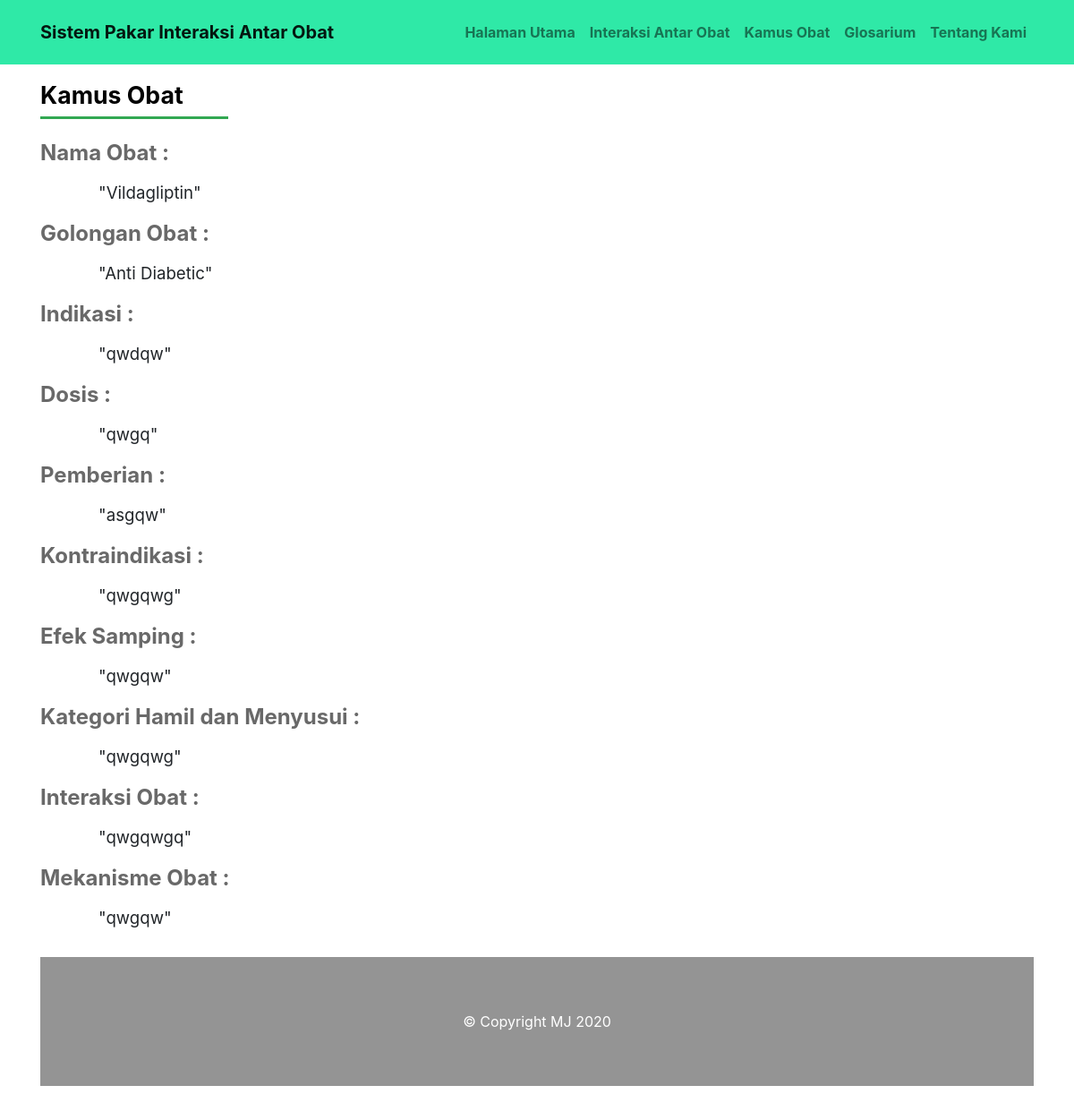
Before: /detil.php?kode_obat=11 with the older database file.
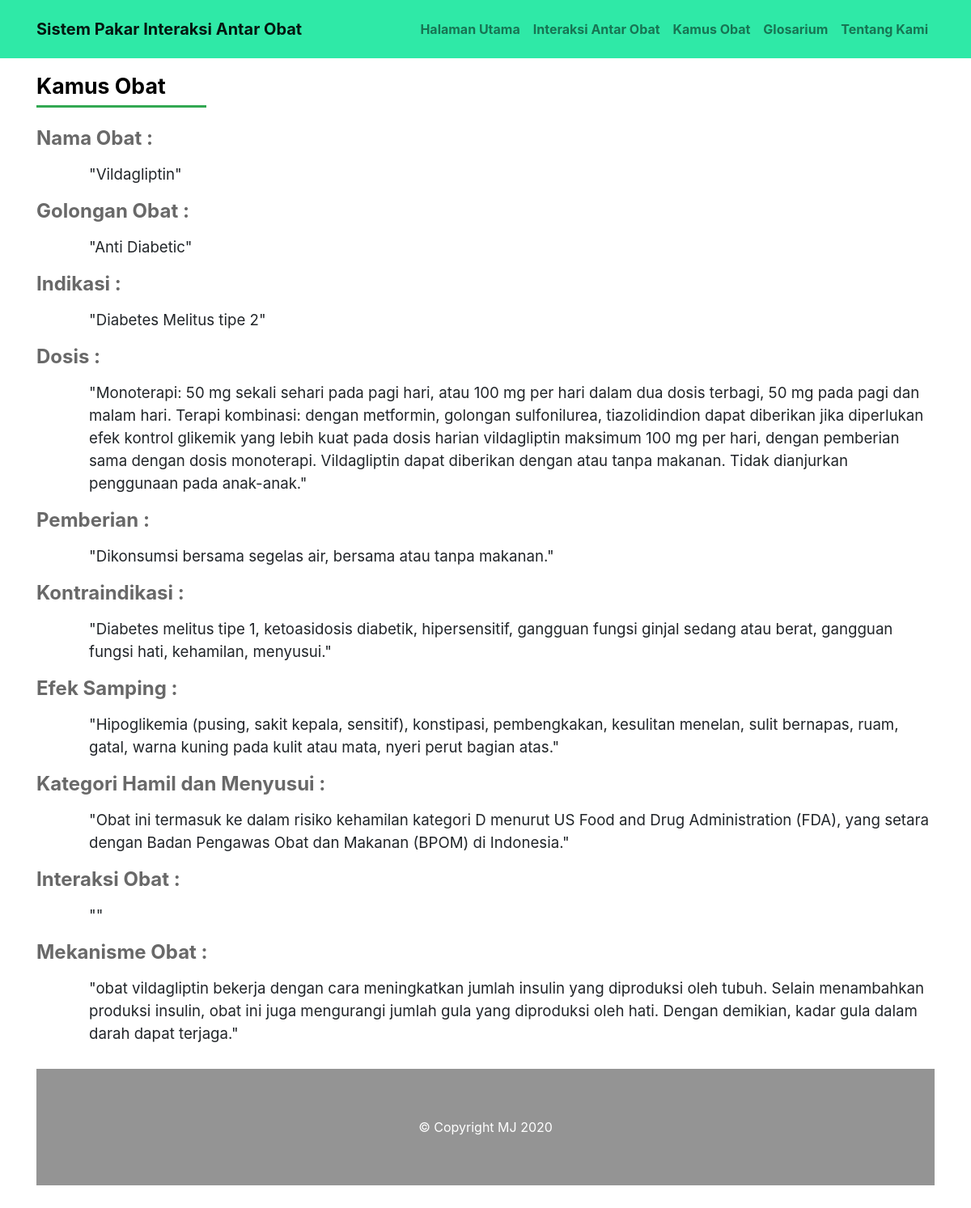
After: the same page with the newer database file.
### tables this page shows
CREATE TABLE `obat` (
  `kode_obat` int(11) NOT NULL,
  `nama_obat` varchar(20) NOT NULL,
  `gol_obat` varchar(25) NOT NULL,
  `indikasi` text NOT NULL,
  `dosis` text NOT NULL,
  `pemberian` text NOT NULL,
  `kontraindikasi` text NOT NULL,
  `efeksamping` text NOT NULL,
  `hamilbusui` text NOT NULL,
  `interaksi_obat` text NOT NULL,
  `mekanisme_obat` text NOT NULL
);

### detil.php (the view)
<?php include_once "_part/header.php" ?>
	<?php
	include('./_part/koneksi.php');
  $kode_obat = $_GET['kode_obat'];
  $sql = "SELECT * FROM obat WHERE kode_obat = '$kode_obat'";
  $row = $koneksi->prepare($sql);
  $row->execute();
  $isi = $row->fetch(PDO::FETCH_OBJ);
	?>
  <div class="container">
    <div class="content">
      <a href="./kamus.php"><h1 style="color: black" class="judul">Kamus Obat</h1></a>
      <hr class="garis-judul"/>
    	<div class="form-group">
        <div class="detil">
        <label class="text1" for="nama_obat">Nama Obat :</label><br/>
        <label class="text2" type="text" class="" id="nama_obat" name="nama_obat">"<?php echo $isi->nama_obat; ?>"</label>
      </div>
      <div class="form-group">
        <div class="detil">
        <label class="text1" for="gol_obat">Golongan Obat :</label><br/>
        <label class="text2" type="text" class="" id="gol_obat" name="gol_obat">"<?php echo $isi->gol_obat; ?>"</label>
      </div>
      <div class="form-group">
        <div class="detil">
        <label class="text1" for="indikasi">Indikasi :</label><br/>
        <label class="text2" type="text" id="indikasi" name="indikasi">"<?php echo $isi->indikasi; ?>"</label>
      </div>
      <div class="form-group">
        <div class="detil">
        <label class="text1" for="dosis">Dosis :</label><br/>
        <label class="text2" type="text" id="dosis" name="dosis">"<?php echo $isi->dosis; ?>"</label>
      </div>
      <div class="form-group">
        <div class="detil">
        <label class="text1" for="pemberian">Pemberian :</label><br/>
        <label class="text2" type="text" id="pemberian" name="pemberian">"<?php echo $isi->pemberian; ?>"</label>
      </div>
      <div class="form-group">
        <div class="detil">
        <label class="text1" for="kontraindikasi">Kontraindikasi :</label><br/>
        <label class="text2" type="text" id="kontraindikasi" name="kontraindikasi">"<?php echo $isi->kontraindikasi; ?>"</label>
      </div>
      <div class="form-group">
        <div class="detil">
        <label class="text1" for="efeksamping">Efek Samping :</label><br/>
        <label class="text2" type="text" id="efeksamping" name="efeksamping">"<?php echo $isi->efeksamping; ?>"</label>
      </div>
      <div class="form-group">
        <div class="detil">
        <label class="text1" for="hamilbusui">Kategori Hamil dan Menyusui :</label><br/>
        <label class="text2" type="text" id="hamilbusui" name="hamilbusui">"<?php echo $isi->hamilbusui; ?>"</label>
      </div>
      <div class="form-group">
        <div class="detil">
        <label class="text1" for="interaksi_obat">Interaksi Obat :</label><br/>
        <label class="text2" type="text" id="interaksi_obat" name="interaksi_obat">"<?php echo $isi->interaksi_obat; ?>"</label>
      </div>
      <div class="form-group">
        <div class="detil">
        <label class="text1" for="mekanisme_obat">Mekanisme Obat :</label><br/>
        <label class="text2" type="text" id="mekanisme_obat" name="mekanisme_obat">"<?php echo $isi->mekanisme_obat; ?>"</label>
        </div>
      </div>
    </div>
  </div>
<?php include_once "_part/footer.php" ?>

Changed rows visible on the page:
changed obat "Vildagliptin": indikasi "qwdqw" → "Diabetes Melitus tipe 2"; dosis "qwgq" → "Monoterapi: 50 mg sekali sehari pada pagi hari, atau 100 mg per hari dalam dua dosis terbagi, 50 mg pada pagi dan malam hari. Terapi kombinasi: dengan metformin, golongan sulfonilurea, tiazolidindion dapat diberikan jika diperlukan efek kontrol glikemik yang lebih kuat pada dosis harian vildagliptin maksimum 100 mg per hari, dengan pemberian sama dengan dosis monoterapi. Vildagliptin dapat diberikan dengan atau tanpa makanan. Tidak dianjurkan penggunaan pada anak-anak."; pemberian "asgqw" → "Dikonsumsi bersama segelas air, bersama atau tanpa makanan."; kontraindikasi "qwgqwg" → "Diabetes melitus tipe 1, ketoasidosis diabetik, hipersensitif, gangguan fungsi ginjal sedang atau berat, gangguan fungsi hati, kehamilan, menyusui."; efeksamping "qwgqw" → "Hipoglikemia (pusing, sakit kepala, sensitif), konstipasi, pembengkakan, kesulitan menelan, sulit bernapas, ruam, gatal, warna kuning pada kulit atau mata, nyeri perut bagian atas."; hamilbusui "qwgqwg" → "Obat ini termasuk ke dalam risiko kehamilan kategori D menurut US Food and Drug Administration (FDA), yang setara dengan Badan Pengawas Obat dan Makanan (BPOM) di Indonesia."; mekanisme_obat "qwgqw" → "obat vildagliptin bekerja dengan cara meningkatkan jumlah insulin yang diproduksi oleh tubuh. Selain menambahkan produksi insulin, obat ini juga mengurangi jumlah gula yang diproduksi oleh hati. Dengan demikian, kadar gula dalam darah dapat terjaga."; interaksi_obat "qwgqwgq" → (not shown)
